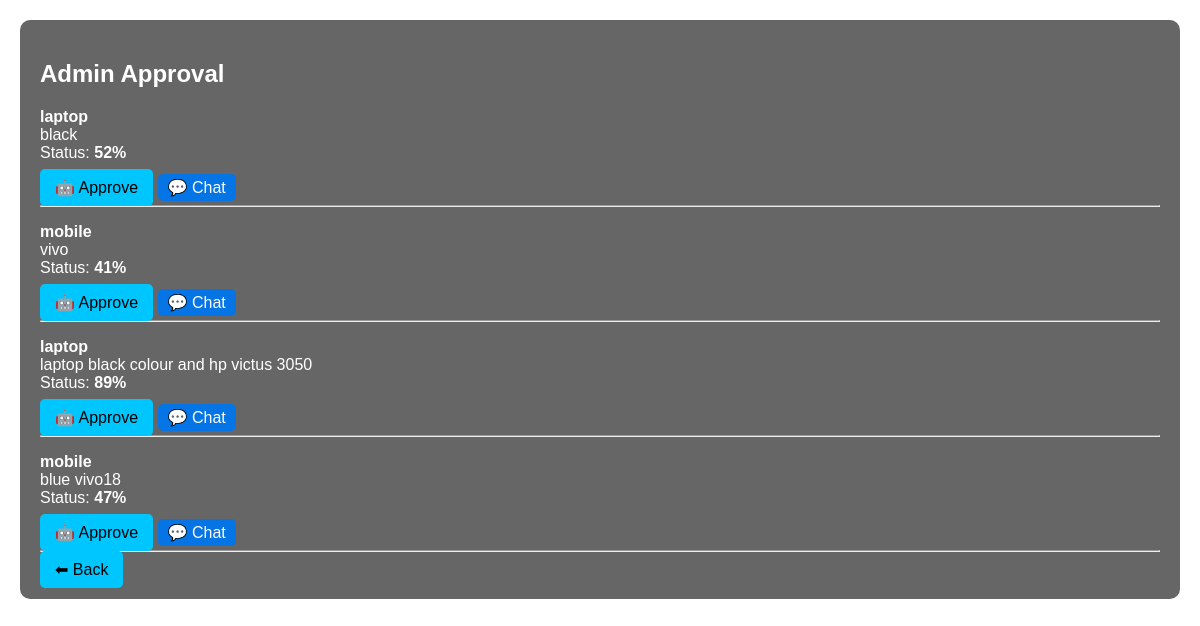
/admin, run on an earlier commit of the app's database.
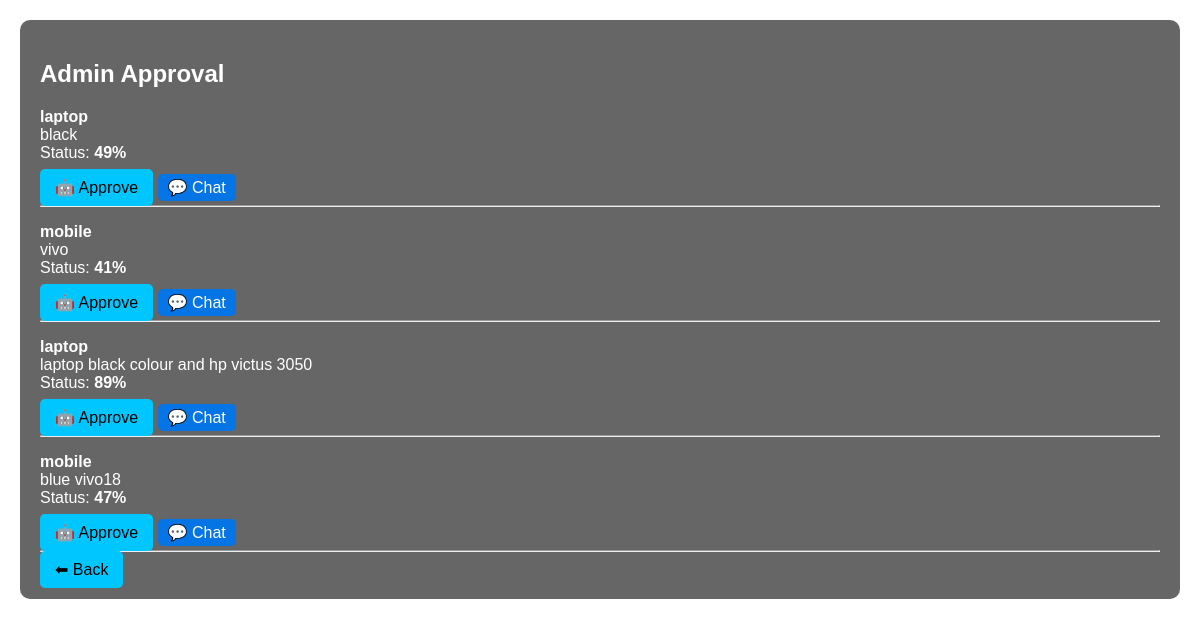
And on a later commit of the database.
### tables this page shows
CREATE TABLE items(
        id INTEGER PRIMARY KEY AUTOINCREMENT,
        name TEXT,
        category TEXT,
        date TEXT,
        description TEXT,
        image TEXT,
        status TEXT DEFAULT 'pending'
    , reporter_id TEXT, owner_email TEXT, location TEXT);

### app.py (the view)
@app.route("/admin")
def admin():
    db = get_db()
    items = db.execute("SELECT * FROM items").fetchall()
    db.close()
    return render_template("admin.html", items=items)

### app.py (called while the page is built)
def get_db():
    conn = sqlite3.connect("database.db")
    conn.row_factory = sqlite3.Row
    return conn

### templates/admin.html
<link rel="stylesheet" href="/static/style.css">
<div class="box">
    <h2>Admin Approval</h2>
    {% for i in items %}
    <p>
        <b>{{ i.name }}</b><br>
        {{ i.description }}<br>
        Status: <b>{{ i.status }}</b>
    </p>
    <a href="/approve/{{ i.id }}" class="green">🤖 Approve</a>
    <a href="/chat/{{ i.id }}"
        style="text-decoration:none; background:#0575e6; color:white; padding:5px 10px; border-radius:5px;">💬 Chat</a>
    <hr>
    {% endfor %}
    <a href="/home">⬅ Back</a>
</div>

What changed in the data, as far as the page shows it:
changed items "black": status "52%" → "49%"
